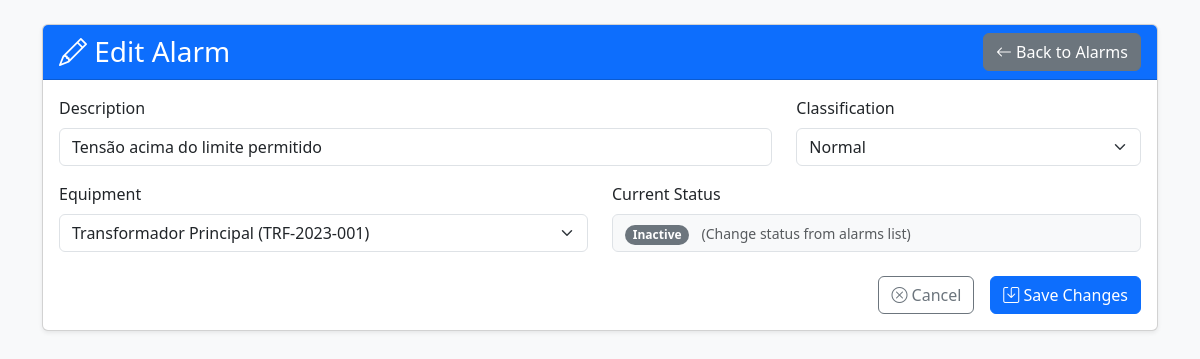
The page /public/?route=alarm/edit&id=1 on the database its author committed.
### tables this page shows
CREATE TABLE `alarms` (
  `id` INT AUTO_INCREMENT PRIMARY KEY,
  `description` VARCHAR(255) NOT NULL COMMENT 'Descrição do alarme',
  `classification` ENUM('Urgente', 'Emergente', 'Ordinário') NOT NULL COMMENT 'Classificação de prioridade',
  `equipment_id` INT NOT NULL COMMENT 'Equipamento relacionado',
  `status` ENUM('active', 'inactive') DEFAULT 'inactive' COMMENT 'Status atual',
  `created_at` DATETIME DEFAULT CURRENT_TIMESTAMP COMMENT 'Data de cadastro',
  `updated_at` DATETIME DEFAULT CURRENT_TIMESTAMP ON UPDATE CURRENT_TIMESTAMP COMMENT 'Data de atualização',
  FOREIGN KEY (`equipment_id`) REFERENCES `equipment`(`id`) ON DELETE CASCADE
);

CREATE TABLE `equipment` (
  `id` INT AUTO_INCREMENT PRIMARY KEY,
  `name` VARCHAR(100) NOT NULL COMMENT 'Nome do equipamento',
  `serial_number` VARCHAR(50) UNIQUE NOT NULL COMMENT 'Número de série único',
  `type` ENUM('Tensão', 'Corrente', 'Óleo') NOT NULL COMMENT 'Tipo do equipamento',
  `created_at` DATETIME DEFAULT CURRENT_TIMESTAMP COMMENT 'Data de cadastro',
  `updated_at` DATETIME DEFAULT CURRENT_TIMESTAMP ON UPDATE CURRENT_TIMESTAMP COMMENT 'Data de atualização'
);

### controllers/AlarmController.php (called while the page is built, shortened)
<?php
require_once __DIR__ . '/../models/Alarm.php';
require_once __DIR__ . '/../models/Equipment.php';
class AlarmController
{
    private $alarmModel;
    private $equipmentModel;
    public function __construct()
    {
        $this->alarmModel = new Alarm();
        $this->equipmentModel = new Equipment();
    }
    public function edit($id)
    {
        $alarm = $this->alarmModel->getById($id);
        $equipments = $this->equipmentModel->getAll();
        require __DIR__ . '/../view/alarms/update.php';
    }
}

### public/index.php (called while the page is built, shortened)
<?php
require_once __DIR__ . '/../routes.php';

### models/Alarm.php (called while the page is built, shortened)
<?php
require_once __DIR__ . '/../config/db.php';
class Alarm
{
    private $conn;
    public function __construct()
    {
        $database = new Database();
        $this->conn = $database->getConnection();
    }
    public function getById($id)
    {
        $stmt = $this->conn->prepare("
            SELECT a.*, e.name AS equipment_name
            FROM alarms a
            JOIN equipment e ON a.equipment_id = e.id
            WHERE a.id = :id
        ");
        $stmt->execute(['id' => $id]);
        return $stmt->fetch(PDO::FETCH_ASSOC);
    }
}

### config/db.php (called while the page is built, shortened)
<?php
class Database
{
    private $host = DB_HOST;
    private $db_name = DB_NAME;
    private $username = DB_USER;
    private $password = DB_PASS;
    private $conn;
    public function getConnection()
    {
        if ($this->conn === null) {
            try {
                $this->conn = new PDO(
                    "mysql:host={$this->host};dbname={$this->db_name}",
                    $this->username,
                    $this->password
                );
                $this->conn->setAttribute(PDO::ATTR_ERRMODE, PDO::ERRMODE_EXCEPTION);
            } catch (PDOException $e) {
                die("Teste erro: " . $e->getMessage());
            }
        }
        return $this->conn;
    }
}

### models/Equipment.php (called while the page is built, shortened)
<?php
require_once __DIR__ . '/../config/db.php';
class Equipment
{
    private $conn;
    private $table = 'equipment';
    public function __construct()
    {
        $database = new Database();
        $this->conn = $database->getConnection();
    }
    public function getAll()
    {
        $query = "SELECT * FROM {$this->table} ORDER BY created_at DESC";
        $stmt = $this->conn->prepare($query);
        $stmt->execute();
        return $stmt->fetchAll(PDO::FETCH_ASSOC);
    }
}

### view/alarms/update.php (the view, shortened to what this page needs)
<?php
$baseUrl = '/teste-tecnico-php-alarmes-luizassano/public';
?>
<!DOCTYPE html>
<html lang="pt-BR">
<head>
    <link rel="stylesheet" href="<?= $baseUrl ?>/css/styles.css">
    <link rel="stylesheet" href="https://cdn.jsdelivr.net/npm/bootstrap@5.3.0/dist/css/bootstrap.min.css">
    <link rel="stylesheet" href="https://cdn.jsdelivr.net/npm/bootstrap-icons@1.10.0/font/bootstrap-icons.css">
</head>
<body class="p-4 bg-light">
    <div class="container">
        <div class="card shadow-sm">
            <div class="card-header bg-primary text-white">
                <div class="d-flex justify-content-between align-items-center">
                    <h3 class="mb-0"><i class="bi bi-pencil"></i> Edit Alarm</h3>
                    <div>
                        <a href="<?= $baseUrl ?>/?route=alarm" class="btn btn-secondary">
                            <i class="bi bi-arrow-left"></i> Back to Alarms
                        </a>
                    </div>
                </div>
            </div>
            <div class="card-body">
                <form method="POST" action="<?= $baseUrl ?>/?route=alarm/update">
                    <div class="row mb-3">
                        <div class="col-md-8">
                            <label for="description" class="form-label">Description</label>
                            <input type="text" class="form-control" id="description" name="description"
                                   value="<?= htmlspecialchars($alarm['description'] ?? '') ?>" required>
                        </div>
                        <div class="col-md-4">
                            <label for="classification" class="form-label">Classification</label>
                            <select class="form-select" id="classification" name="classification" required>
                                <option value="Normal" <?= ($alarm['classification'] ?? '') === 'Normal' ? 'selected' : '' ?>>Normal</option>
                            </select>
                        </div>
                    </div>
                    <div class="row mb-3">
                        <div class="col-md-6">
                            <label for="equipment_id" class="form-label">Equipment</label>
                            <select class="form-select" id="equipment_id" name="equipment_id" required>
                                <?php foreach ($equipments as $equipment): ?>
                                    <option value="<?= $equipment['id'] ?>"
                                        <?= ($equipment['id'] == $alarm['equipment_id']) ? 'selected' : '' ?>>
                                        <?= htmlspecialchars($equipment['name']) ?> (<?= htmlspecialchars($equipment['serial_number']) ?>)
                                    </option>
                                <?php endforeach; ?>
                            </select>
                        </div>
                        <div class="col-md-6">
                            <label class="form-label">Current Status</label>
                            <div class="form-control bg-light">
                                <span class="badge rounded-pill bg-<?= $alarm['status'] === 'on' ? 'success' : 'secondary' ?>">
                                    <?= htmlspecialchars(ucfirst($alarm['status'])) ?>
                                </span>
                                <small class="text-muted ms-2">
                                    (Change status from alarms list)
                                </small>
                            </div>
                        </div>
                    </div>
                    <div class="d-grid gap-2 d-md-flex justify-content-md-end mt-4">
                        <a href="<?= $baseUrl ?>/?route=alarm" class="btn btn-outline-secondary me-md-2">
                            <i class="bi bi-x-circle"></i> Cancel
                        </a>
                        <button type="submit" class="btn btn-primary">
                            <i class="bi bi-save"></i> Save Changes
                        </button>
                    </div>
                </form>
            </div>
        </div>
    </div>
</body>
</html>

### rows shown on the page
alarms: description "Tensão acima do limite permitido", equipment_id "Transformador Principal (TRF-2023-001)", status "Inactive"
